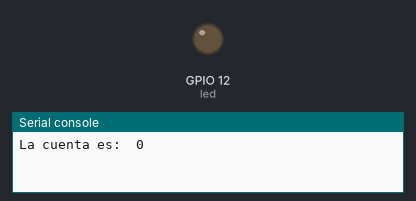
Simulated run of this program. Board: ESP32 board running MicroPython. Parts: output pins drawn as LEDs (lit = HIGH), the last lines printed to the serial console.

Above: at 0.2 s.
At 1.0 s:
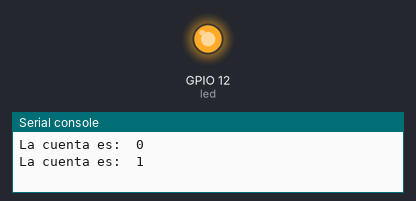
Timing chart, 0 to 3.0 s (numbered marks = the images above):
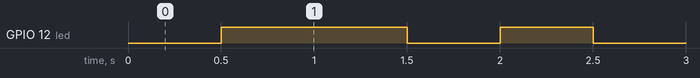

Measured:
- by itself, GPIO 12 (led): repeats every 1.0 s: LOW 0.50 s, HIGH 0.50 s
- by itself, everything shown: repeats every 15.0 s, in 30 steps

The program:

for_try.py
```python
# Escribe tu código aquí :-)

import machine
import time
import math

led = machine.Pin(12, machine.Pin.OUT)

modpar = 0

while True:
    for i in range(0, 10):
        print("La cuenta es: ", i)
        time.sleep_ms(500)

        if (modpar == 0):
            led.on()
        else:
            led.off()
        # Buscamos optener un número par, por tal motivo
        # sacamos el módulo entre el contador y 2
        # es decir, divimos entre 2, de ser par, el residuo
        # es CERO, daro que se usa en la condicional
        modpar = math.fmod(i,2)
```
